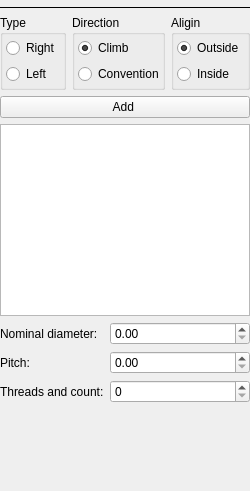
<?xml version="1.0" encoding="UTF-8"?>
<ui version="4.0">
 <class>ThreadForm</class>
 <widget class="QWidget" name="ThreadForm">
  <property name="geometry">
   <rect>
    <x>0</x>
    <y>0</y>
    <width>250</width>
    <height>491</height>
   </rect>
  </property>
  <property name="minimumSize">
   <size>
    <width>250</width>
    <height>0</height>
   </size>
  </property>
  <property name="windowTitle">
   <string>Form</string>
  </property>
  <layout class="QVBoxLayout" name="verticalLayout_2" stretch="0,0,0,0,0,0,1">
   <property name="leftMargin">
    <number>0</number>
   </property>
   <property name="topMargin">
    <number>0</number>
   </property>
   <property name="rightMargin">
    <number>0</number>
   </property>
   <property name="bottomMargin">
    <number>0</number>
   </property>
   <item>
    <widget class="ToolSelectorForm" name="toolHolder" native="true"/>
   </item>
   <item>
    <widget class="QFrame" name="frame">
     <property name="frameShape">
      <enum>QFrame::HLine</enum>
     </property>
     <property name="frameShadow">
      <enum>QFrame::Plain</enum>
     </property>
    </widget>
   </item>
   <item>
    <layout class="QHBoxLayout" name="horizontalLayout">
     <property name="leftMargin">
      <number>0</number>
     </property>
     <item>
      <widget class="QGroupBox" name="groupBox_3">
       <property name="title">
        <string>Type</string>
       </property>
       <layout class="QVBoxLayout" name="verticalLayout">
        <property name="leftMargin">
         <number>3</number>
        </property>
        <property name="topMargin">
         <number>3</number>
        </property>
        <property name="rightMargin">
         <number>3</number>
        </property>
        <property name="bottomMargin">
         <number>3</number>
        </property>
        <item>
         <widget class="QRadioButton" name="radioButton">
          <property name="text">
           <string>Right</string>
          </property>
         </widget>
        </item>
        <item>
         <widget class="QRadioButton" name="radioButton_2">
          <property name="text">
           <string>Left</string>
          </property>
         </widget>
        </item>
       </layout>
      </widget>
     </item>
     <item>
      <widget class="QGroupBox" name="groupBox_2">
       <property name="title">
        <string>Direction</string>
       </property>
       <layout class="QVBoxLayout" name="verticalLayout_4">
        <property name="leftMargin">
         <number>3</number>
        </property>
        <property name="topMargin">
         <number>3</number>
        </property>
        <property name="rightMargin">
         <number>3</number>
        </property>
        <property name="bottomMargin">
         <number>3</number>
        </property>
        <item>
         <widget class="QRadioButton" name="rbClimb">
          <property name="text">
           <string>Climb</string>
          </property>
          <property name="checked">
           <bool>true</bool>
          </property>
         </widget>
        </item>
        <item>
         <widget class="QRadioButton" name="rbConventional">
          <property name="text">
           <string>Conventional</string>
          </property>
         </widget>
        </item>
       </layout>
      </widget>
     </item>
     <item>
      <widget class="QGroupBox" name="groupBox">
       <property name="title">
        <string>Aligin</string>
       </property>
       <layout class="QVBoxLayout" name="verticalLayout_3">
        <property name="leftMargin">
         <number>3</number>
        </property>
        <property name="topMargin">
         <number>3</number>
        </property>
        <property name="rightMargin">
         <number>3</number>
        </property>
        <property name="bottomMargin">
         <number>3</number>
        </property>
        <item>
         <widget class="QRadioButton" name="rbOutside">
          <property name="text">
           <string>Outside</string>
          </property>
          <property name="checked">
           <bool>true</bool>
          </property>
         </widget>
        </item>
        <item>
         <widget class="QRadioButton" name="rbInside">
          <property name="text">
           <string>Inside</string>
          </property>
         </widget>
        </item>
       </layout>
      </widget>
     </item>
    </layout>
   </item>
   <item>
    <widget class="QPushButton" name="pushButton">
     <property name="text">
      <string>Add </string>
     </property>
    </widget>
   </item>
   <item>
    <widget class="QTableView" name="tableView"/>
   </item>
   <item>
    <layout class="QFormLayout" name="formLayout">
     <item row="0" column="0">
      <widget class="QLabel" name="label">
       <property name="text">
        <string>Nominal diameter:</string>
       </property>
      </widget>
     </item>
     <item row="0" column="1">
      <widget class="QDoubleSpinBox" name="doubleSpinBox"/>
     </item>
     <item row="1" column="0">
      <widget class="QLabel" name="label_2">
       <property name="text">
        <string>Pitch:</string>
       </property>
      </widget>
     </item>
     <item row="1" column="1">
      <widget class="QDoubleSpinBox" name="doubleSpinBox_2"/>
     </item>
     <item row="2" column="0">
      <widget class="QLabel" name="label_7">
       <property name="text">
        <string>Threads and count:</string>
       </property>
      </widget>
     </item>
     <item row="2" column="1">
      <widget class="QSpinBox" name="spinBox"/>
     </item>
    </layout>
   </item>
   <item>
    <widget class="QLabel" name="lblPixmap">
     <property name="minimumSize">
      <size>
       <width>75</width>
       <height>75</height>
      </size>
     </property>
     <property name="text">
      <string/>
     </property>
     <property name="pixmap">
      <pixmap>:/toolpath/outside_climb.png</pixmap>
     </property>
     <property name="alignment">
      <set>Qt::AlignCenter</set>
     </property>
    </widget>
   </item>
  </layout>
 </widget>
 <customwidgets>
  <customwidget>
   <class>ToolSelectorForm</class>
   <extends>QWidget</extends>
   <header location="global">tool_selectorform.h</header>
   <container>1</container>
  </customwidget>
 </customwidgets>
 <resources/>
 <connections/>
</ui>
